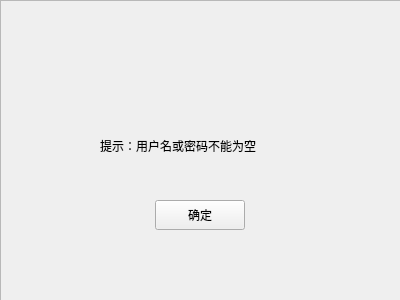
<?xml version="1.0" encoding="UTF-8"?>
<ui version="4.0">
 <class>warning_accountNullform</class>
 <widget class="QWidget" name="warning_accountNullform">
  <property name="geometry">
   <rect>
    <x>0</x>
    <y>0</y>
    <width>400</width>
    <height>300</height>
   </rect>
  </property>
  <property name="minimumSize">
   <size>
    <width>400</width>
    <height>300</height>
   </size>
  </property>
  <property name="maximumSize">
   <size>
    <width>400</width>
    <height>300</height>
   </size>
  </property>
  <property name="windowTitle">
   <string>警告</string>
  </property>
  <widget class="QLabel" name="label">
   <property name="geometry">
    <rect>
     <x>100</x>
     <y>120</y>
     <width>271</width>
     <height>51</height>
    </rect>
   </property>
   <property name="styleSheet">
    <string notr="true">font: 75 12pt &quot;等线&quot;;</string>
   </property>
   <property name="text">
    <string>提示：用户名或密码不能为空</string>
   </property>
  </widget>
  <widget class="QPushButton" name="pushButton">
   <property name="geometry">
    <rect>
     <x>155</x>
     <y>200</y>
     <width>90</width>
     <height>30</height>
    </rect>
   </property>
   <property name="styleSheet">
    <string notr="true">font: 10pt &quot;等线&quot;;</string>
   </property>
   <property name="text">
    <string>确定</string>
   </property>
  </widget>
  <widget class="QFrame" name="frame">
   <property name="geometry">
    <rect>
     <x>0</x>
     <y>0</y>
     <width>401</width>
     <height>301</height>
    </rect>
   </property>
   <property name="styleSheet">
    <string notr="true">#frame{
background-image: url(:/info.png);
}</string>
   </property>
   <property name="frameShape">
    <enum>QFrame::StyledPanel</enum>
   </property>
   <property name="frameShadow">
    <enum>QFrame::Raised</enum>
   </property>
  </widget>
  <zorder>frame</zorder>
  <zorder>label</zorder>
  <zorder>pushButton</zorder>
 </widget>
 <resources/>
 <connections/>
</ui>
